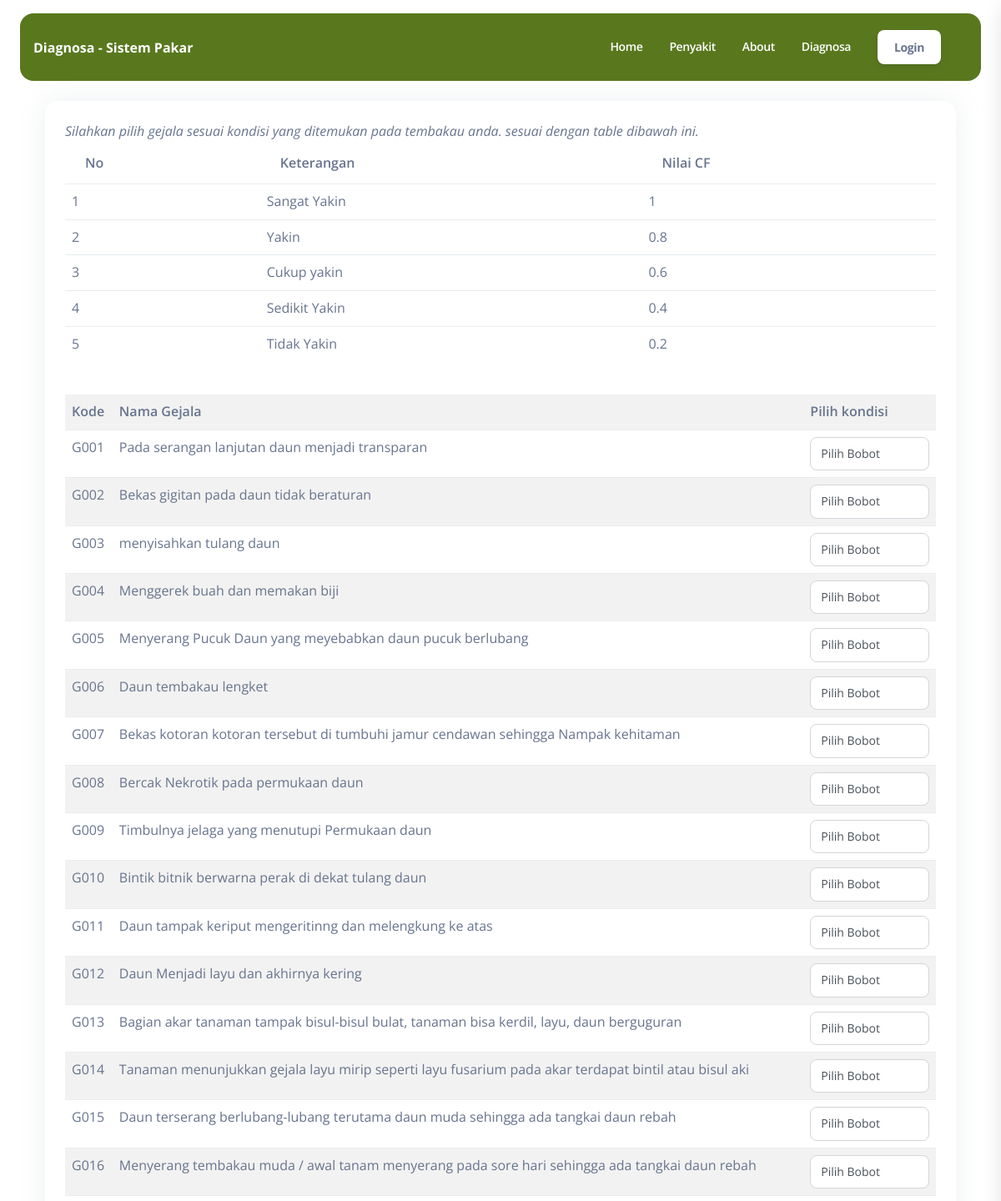
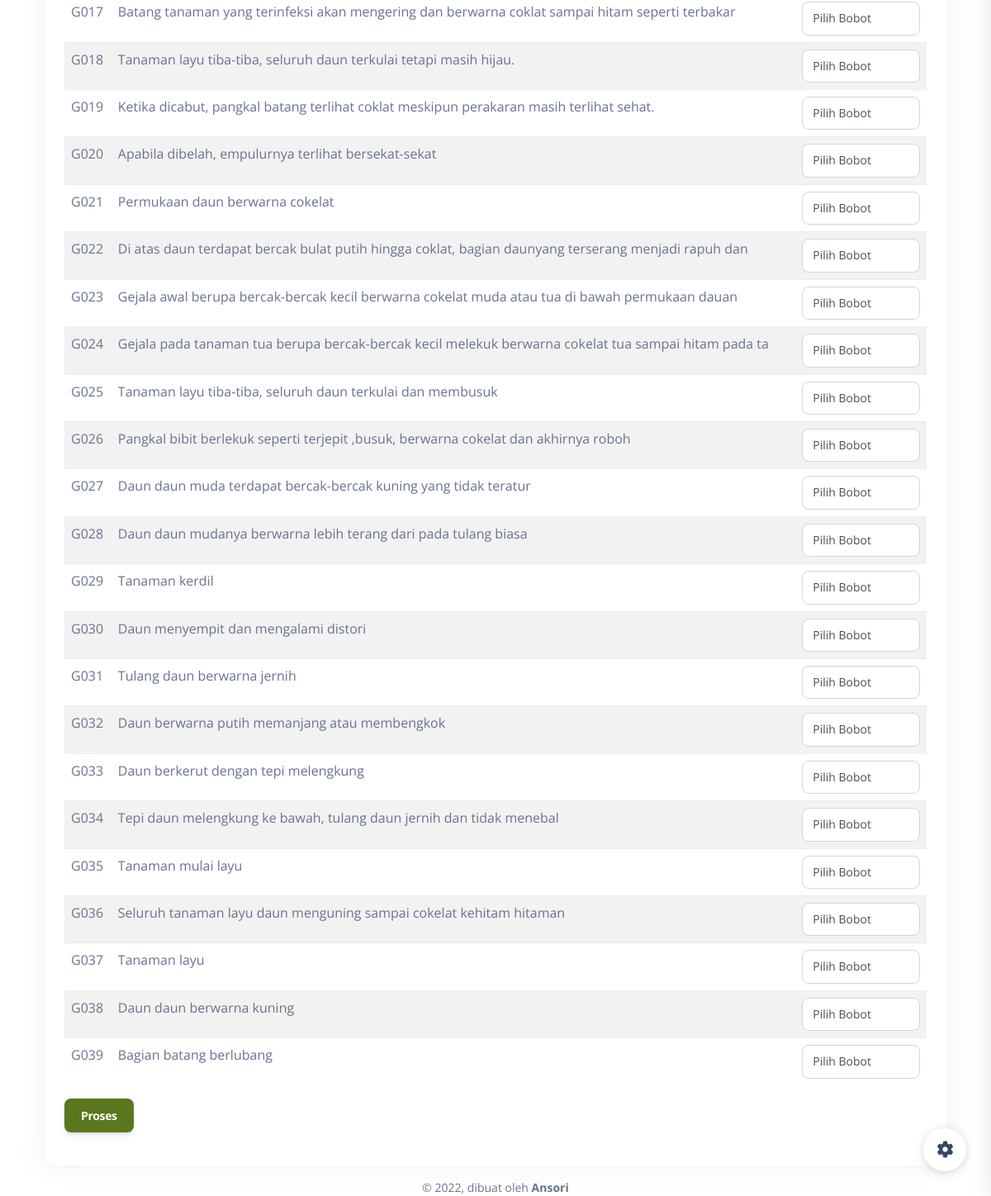
Page /index.php/site/diagnosa on the committed database (2 pictures, top to bottom).
### tables this page shows
CREATE TABLE `gejala` (
  `id` int(11) NOT NULL,
  `nama` varchar(100) NOT NULL
);

### application/views/frontend/layout/content.php (called while the page is built)
<?php
include str_replace("system", "application/views/frontend/content", BASEPATH)."/$content.php";
 ?>

### application/controllers/Site.php (called while the page is built, shortened)
<?php
class Site extends CI_Controller {
    public function __construct(){
        $this->load->model('Datamodel', 'datamodel');
    }
	public function diagnosa(){
		$data['title'] = "Diagnosa - Sistem Pakar";
        $data['content'] = "home/diagnosa";
		$data['data']		= $this->db->get("gejala")->result_array();
		$this->load->view('frontend/index',$data);
	}
}
?>

### index.php (called while the page is built, shortened)
<?php
require_once BASEPATH.'core/CodeIgniter.php';

### application/views/frontend/content/home/diagnosa.php (the view, shortened to what this page needs)
<main class="main-content mt-1 border-radius-lg">
    <div class="container mt-4">
        <div class="card p-4">
            <i>Silahkan pilih gejala sesuai kondisi  yang ditemukan pada tembakau anda. sesuai dengan table dibawah ini.</i>
            <table class="table">
                <thead>
                    <tr>
                        <th>No</th><th>Keterangan</th><th>Nilai CF</th>
                    </tr>
                </thead>
                <tbody>
                    <?php
                    foreach (BOBOT_DESC as $no=> $b) {
                    ?>
                    <tr>
                        <td><?= ($no+1) ?></td>
                        <td ><?= $b ?></td>
                        <td><?= BOBOT_CF[$no] ?></td>
                    </tr>
                    <?php } ?>
                </tbody>
            </table>
            <form action="<?= base_url('site/hasil') ?>" method="post">
               <div class="table-responsive">
               <table class="table table-striped mt-4">
                    <tr>
                        <th>Kode</th><th >Nama Gejala</th><th>Pilih kondisi</th>
                    </tr>
                    <?php $no = 1;foreach ($data as $index => $g) {?>
                    <tr>
                        <td><?= (strlen($no) > 1 ? 'G0' : 'G00').$no ?></td>
                        <td ><?= $g['nama'] ?></td>
                        <td>
                            <select name="gejala[]" id="" class="form-control">
                                <option value="">Pilih Bobot</option>
                            </select>
                        </td>
                    </tr>
                    <?php $no++;} ?>
                </table>
               </div>
                <button class="btn btn-primary" type="submit">Proses</button>
            </form>
        </div>
    </div>
</main>

### application/views/frontend/index.php (style rules this page uses)
.bg-primary,.btn-primary { background:#59781e!important; }

### rows in the picture
gejala: shows "G00", nama "Pada serangan lanjutan daun menjadi transparan"
gejala: shows "G00", nama "Bekas gigitan pada daun tidak beraturan"
gejala: shows "G00", nama "menyisahkan tulang daun"
gejala: shows "G00", nama "Menggerek buah dan memakan biji"
gejala: shows "G00", nama "Menyerang Pucuk Daun yang meyebabkan daun pucuk berlubang"
gejala: shows "G00", nama "Daun tembakau lengket"
gejala: shows "G00", nama "Bekas kotoran kotoran tersebut di tumbuhi jamur cendawan sehingga Nampak kehitaman"
gejala: shows "G00", nama "Bercak Nekrotik pada permukaan daun"
gejala: shows "G00", nama "Timbulnya jelaga yang menutupi Permukaan daun"
gejala: shows "G0", nama "Bintik bitnik berwarna perak di dekat tulang daun"
gejala: shows "G0", nama "Daun tampak keriput mengeritinng dan melengkung ke atas"
gejala: shows "G0", nama "Daun Menjadi layu dan akhirnya kering"
gejala: shows "G0", nama "Bagian akar tanaman tampak bisul-bisul bulat, tanaman bisa kerdil, layu, daun berguguran"
gejala: shows "G0", nama "Tanaman menunjukkan gejala layu mirip seperti layu fusarium pada akar terdapat bintil atau bisul aki"
gejala: shows "G0", nama "Daun terserang berlubang-lubang terutama daun muda sehingga ada tangkai daun rebah"
gejala: shows "G0", nama "Menyerang tembakau muda / awal tanam menyerang pada sore hari sehingga ada tangkai daun rebah"
gejala: shows "G0", nama "Batang tanaman yang terinfeksi akan mengering dan berwarna coklat sampai hitam seperti terbakar"
gejala: shows "G0", nama "Tanaman layu tiba-tiba, seluruh daun terkulai tetapi masih hijau."
gejala: shows "G0", nama "Ketika dicabut, pangkal batang terlihat coklat meskipun perakaran masih terlihat sehat."
gejala: shows "G0", nama "Apabila dibelah, empulurnya terlihat bersekat-sekat"
gejala: shows "G0", nama "Permukaan daun berwarna cokelat"
gejala: shows "G0", nama "Di atas daun terdapat bercak bulat putih hingga coklat, bagian daunyang terserang menjadi rapuh dan"
gejala: shows "G0", nama "Gejala awal berupa bercak-bercak kecil berwarna cokelat muda atau tua di bawah permukaan dauan"
gejala: shows "G0", nama "Gejala pada tanaman tua berupa bercak-bercak kecil melekuk berwarna cokelat tua sampai hitam pada ta"
gejala: shows "G0", nama "Tanaman layu tiba-tiba, seluruh daun terkulai dan membusuk"
gejala: shows "G0", nama "Pangkal bibit berlekuk seperti terjepit ,busuk, berwarna cokelat dan akhirnya roboh"
gejala: shows "G0", nama "Daun daun muda terdapat bercak-bercak kuning yang tidak teratur"
gejala: shows "G0", nama "Daun daun mudanya berwarna lebih terang dari pada tulang biasa"
gejala: shows "G0", nama "Tanaman kerdil"
gejala: shows "G0", nama "Daun menyempit dan mengalami distori"
gejala: shows "G0", nama "Tulang daun berwarna jernih"
gejala: shows "G0", nama "Daun berwarna putih memanjang atau membengkok"
gejala: shows "G0", nama "Daun berkerut dengan tepi melengkung"
gejala: shows "G0", nama "Tepi daun melengkung ke bawah, tulang daun jernih dan tidak menebal"
gejala: shows "G0", nama "Tanaman mulai layu"
gejala: shows "G0", nama "Seluruh tanaman layu daun menguning sampai cokelat kehitam hitaman"
gejala: shows "G0", nama "Tanaman layu"
gejala: shows "G0", nama "Daun daun berwarna kuning"
gejala: shows "G0", nama "Bagian batang berlubang"

### other values in the picture
$title "Diagnosa - Sistem Pakar"
$b "Sangat Yakin"
BOBOT_CF[$no] "1"
$b "Yakin"
BOBOT_CF[$no] "0.8"
$b "Cukup yakin"
BOBOT_CF[$no] "0.6"
$b "Sedikit Yakin"
BOBOT_CF[$no] "0.4"
$b "Tidak Yakin"
BOBOT_CF[$no] "0.2"
